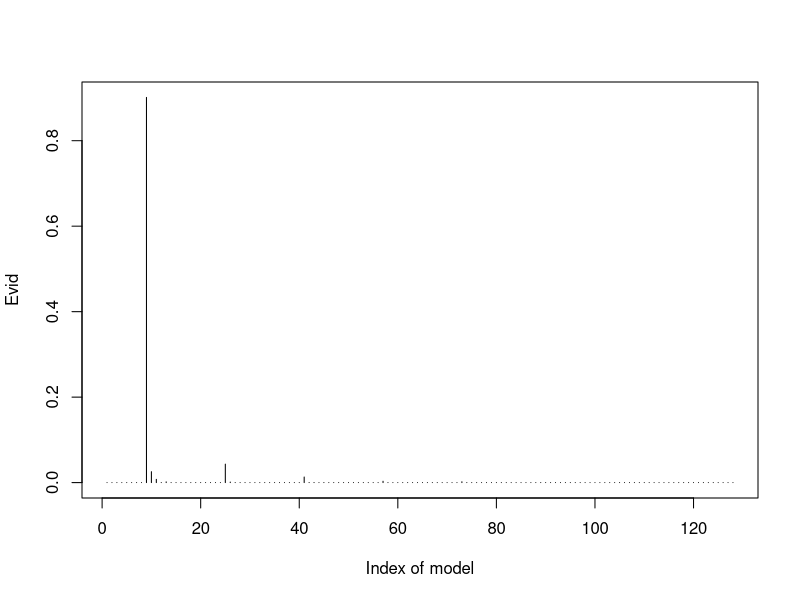
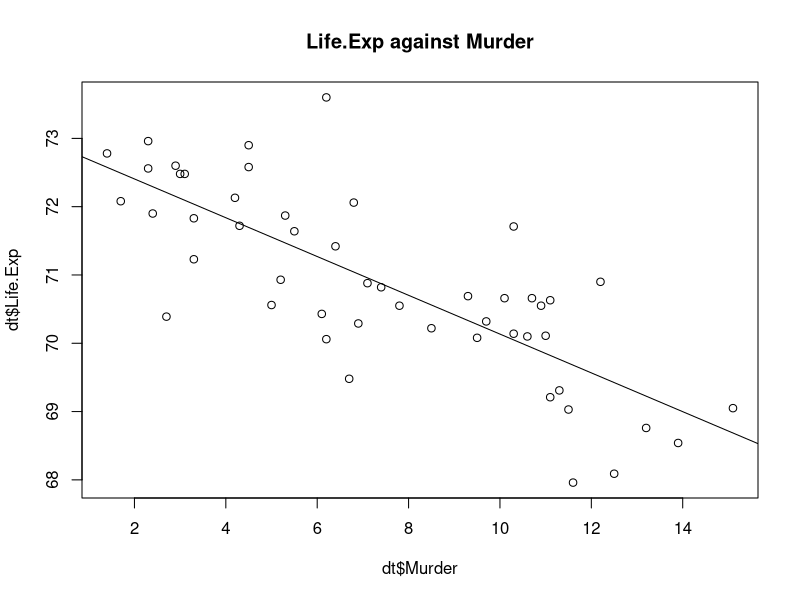

These figures' R source, in order:
## ---- chunk 1
data(state)
dt = data.frame(state.x77, row.names = state.abb)
dt
## ---- chunk 2
g <- lm(dt$Life.Exp ~ ., dt)
summary(g)
## ---- chunk 3
fullX = model.matrix(g)
numvar = 7
all01 = expand.grid(replicate(numvar, 0:1, simplify = FALSE))
all01 = cbind(rep(1, nrow(all01)), all01)
colnames(all01) = colnames(fullX)
logEvid = rep(-1, nrow(all01))
all01
## ---- chunk 4
for(mm in 1:nrow(all01))
{
    inds = all01[mm,]
    Xmat = fullX[,(inds == 1)]
    if(mm == 1) {Xmat = as.matrix(rep(1, nrow(dt)), nrow(dt), 1)}
    p = ncol(Xmat)
    n = nrow(Xmat)
    md = lm(dt$Life.Exp ~ -1 + Xmat)
    logEvid[mm] = (lgamma(p/2)) - ((p/2)*(log((sum(md$fitted.values^2))))) + (lgamma((n-p-1)/2)) - (((n-p)/2)*(log((sum(md$residuals^2))/2)))
}
logEvid.scaled = logEvid - max(logEvid) #scaling so I can take exponential
Evid = exp(logEvid.scaled)
Evid = Evid/(sum(Evid))
Evid
plot(Evid, xlab='Index of model', type = "h")
## ---- chunk 5
#High Evidence Models:
high.evid.models = all01[which(Evid > 0.01),]
cbind(high.evid.models, Evid[which(Evid > 0.01)])
## ---- chunk 6
Evid[which(Evid > 0.01)]
## ---- chunk 7
#Highest Evidence: 
m1 = lm(dt$Life.Exp~1+dt$Murder)
summary(m1)
## ---- chunk 8
plot(dt$Murder, dt$Life.Exp, main='Life.Exp against Murder')
abline(a=72.97356 , b=-0.28395)
## ---- chunk 9
# compute AIC and BIC
n = nrow(dt)
AIC = rep(-1, nrow(all01))
BIC = rep(-1, nrow(all01))
for(mm in 1:nrow(all01))
{
    inds = all01[mm,]
    Xmat = fullX[,(inds == 1)]
    if(mm == 1) {Xmat = as.matrix(rep(1, nrow(dt)), nrow(dt), 1)}
    p = ncol(Xmat)
    n = nrow(Xmat)
    md = lm(dt$Life.Exp ~ -1 + Xmat)
    AIC[mm] = n + n*log((2*pi/n)*sum(md$residuals^2)) + 2*(p+1)
    BIC[mm] = n + n*log((2*pi/n)*sum(md$residuals^2)) + (log(n))*(p+1)
}
summary(AIC)
summary(BIC)
## ---- chunk 10
#Low AIC Models:
low.AIC.models = all01[which(AIC < 118),]
cbind(low.AIC.models, AIC[which(AIC < 118)])
## ---- chunk 11
AIC[which(AIC < 118)]
## ---- chunk 12
#Low BIC Models:
low.BIC.models = all01[which(BIC < 130),]
cbind(low.BIC.models, BIC[which(BIC < 130)])
